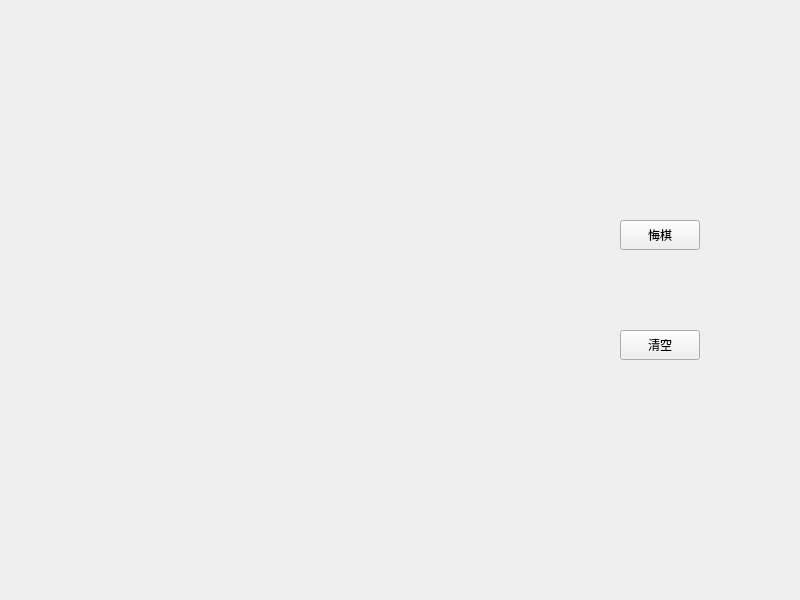
<?xml version="1.0" encoding="UTF-8"?>
<ui version="4.0">
    <class>chessboard_pve</class>
    <widget class="QWidget" name="chessboard_pve">
        <property name="geometry">
            <rect>
                <x>0</x>
                <y>0</y>
                <width>800</width>
                <height>600</height>
            </rect>
        </property>
        <property name="windowTitle">
            <string>人机对战</string>
        </property>
        <widget class="QPushButton" name="pushButton_2">
            <property name="geometry">
                <rect>
                    <x>620</x>
                    <y>330</y>
                    <width>80</width>
                    <height>30</height>
                </rect>
            </property>
            <property name="text">
                <string>清空</string>
            </property>
        </widget>
        <widget class="QPushButton" name="pushButton">
            <property name="geometry">
                <rect>
                    <x>620</x>
                    <y>220</y>
                    <width>80</width>
                    <height>30</height>
                </rect>
            </property>
            <property name="text">
                <string>悔棋</string>
            </property>
        </widget>
    </widget>
    <resources/>
    <connections/>
</ui>
